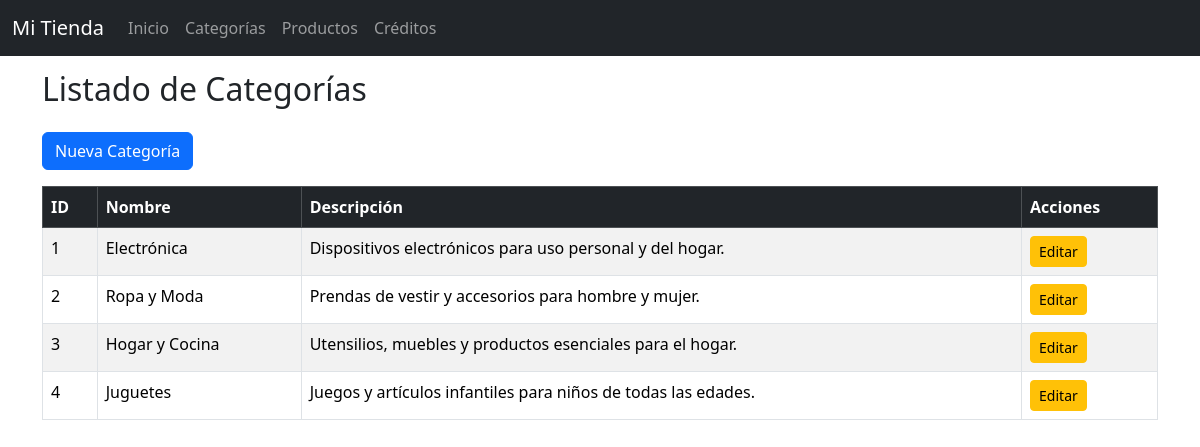
Before: /categorias/ with the older database file.
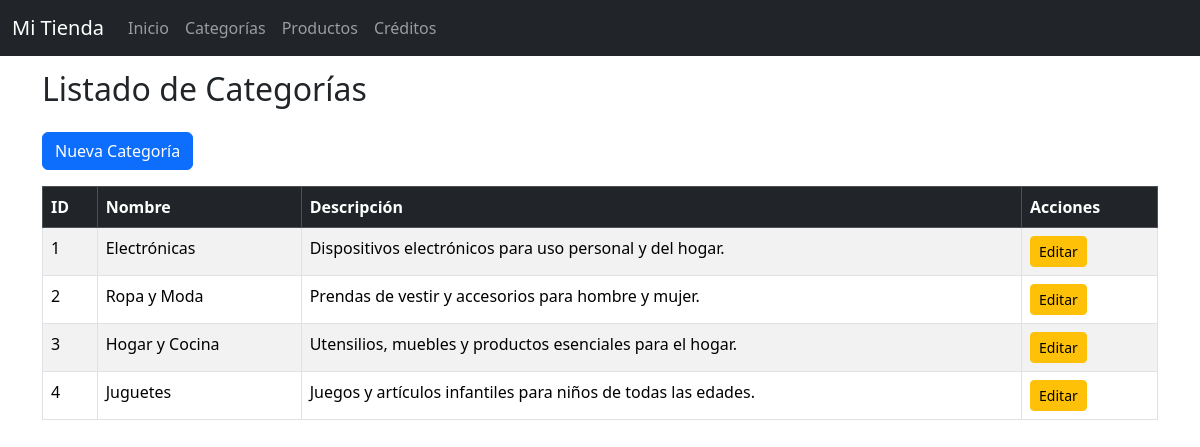
After: the same page with the newer database file.
### core/models.py (models this page shows, shortened)
class Categoria(models.Model):
    nombre = models.CharField(max_length=100)
    descripcion = models.TextField(blank=True, null=True)

### core/views.py (the view)
# urls.py: path('categorias/', views.categorias_listado, name='categorias_listado'),
def categorias_listado(request):
    categorias = Categoria.objects.all()
    return render(request, 'core/categorias_listado.html', {
        'categorias': categorias
    })

### core/templates/core/categorias_listado.html (shortened to what this page needs)
{% extends "base.html" %}
{% block content %}
<h2 class="mb-4">Listado de Categorías</h2>
<a href="{% url 'categorias_crear' %}" class="btn btn-primary mb-3">Nueva Categoría</a>
<table class="table table-bordered table-striped">
    <thead class="table-dark">
    <tr>
        <th>ID</th>
        <th>Nombre</th>
        <th>Descripción</th>
        <th>Acciones</th>
    </tr>
    </thead>
    <tbody>
    {% for c in categorias %}
    <tr>
        <td>{{ c.id }}</td>
        <td>{{ c.nombre }}</td>
        <td>{{ c.descripcion }}</td>
        <td>
            <a href="{% url 'categorias_editar' c.id %}" class="btn btn-warning btn-sm">
                Editar
            </a>
        </td>
    </tr>
    {% endfor %}
    </tbody>
</table>
{% endblock %}

Changed rows visible on the page:
changed Categoria "Dispositivos electrónicos para uso personal y del hogar.": nombre "Electrónica" → "Electrónicas"
